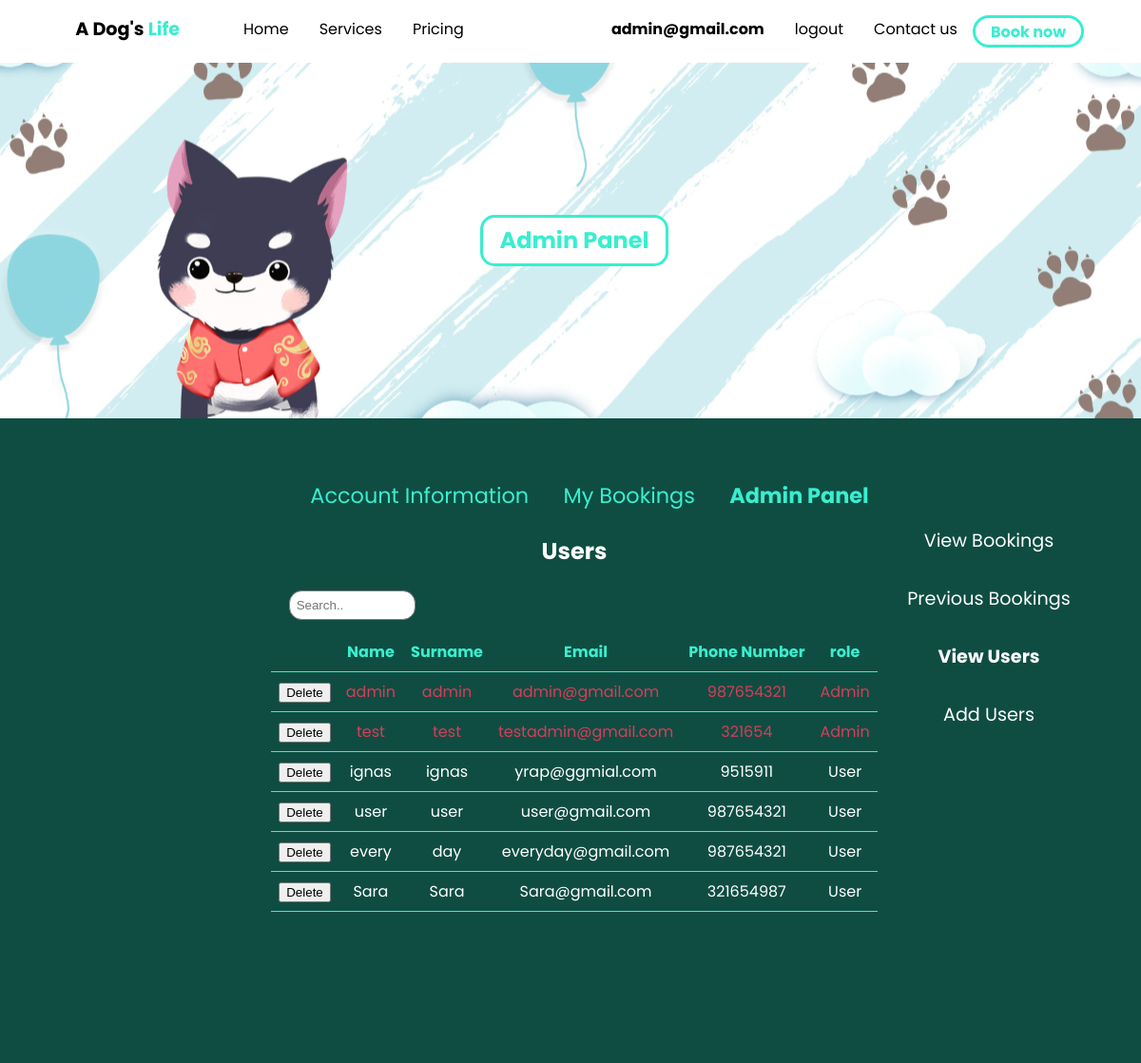
Screenshot of /php/account/admin/adminUsers.php (signed in) with the database file from the repository.
### tables this page shows
CREATE TABLE `users` (
  `user_id` int(6) NOT NULL,
  `name` varchar(20) NOT NULL,
  `surname` varchar(20) NOT NULL,
  `email` varchar(20) NOT NULL,
  `Pnumber` varchar(12) NOT NULL,
  `password` varchar(32) NOT NULL,
  `role` int(1) NOT NULL
);

### php/account/admin/adminUsers.php (the view, shortened to what this page needs)
<?php
require_once("../../../db/db_connect.php");
$userQuery = "SELECT * FROM users ORDER BY role ASC";
$result = mysqli_query($db, $userQuery);
$userRows = array();
if ($result->num_rows > 0) {
    while($row = $result->fetch_assoc()) {
        array_push($userRows, $row);
    }
}
?>
<!DOCTYPE html>
<html lang="en">
<head>
    <link rel="stylesheet" href="../../../css/account/admin/admin.css">
</head>
<body>
    <div class="navbar" id="home">
        <div class="container">
            <a class="logo" href="../../home.php">A Dog's <span>Life</span></a>
            <nav>
                <ul class="primary-nav">
                    <li><a href="../../home.php">Home</a></li>
                    <li><a href="../../services.php">Services</a></li>
                    <li><a href="../../pricing.php">Pricing</a></li>
                </ul>
                <ul class="secondary-nav">
                  <?php if(isset($_SESSION['email'])) : ?>
                      <li><strong><a href="../account-main.php"><?php echo $_SESSION['email']; ?></a></strong></li>
                      <li><a href="../../home.php?logout='1'">logout</a></li>
                  <?php else : ?>
                      <li><a href="../../loginform.php">Log In</a></li>
                      <li><a href="../../registerform.php">Register</a></li>
                  <?php endif; ?>
                  <li><a href="#contact-us">Contact us</a></li>
                  <li class="book-cta"><a href="../../booking.php">Book now</a></li>
                </ul>
            </nav>
        </div>
    </div>
  <section class="main-banner">
        <div class="container">
            <div class="center">
                <h1>Admin Panel</h1>
            </div>
        </div>
    </section>
  <section class="account-sec">
        <div class="container">
            <div class="nav">
                <ul>
                    <li><a href="../account-main.php" id="first-li">Account Information</a></li>
                    <li><a href="../comBookings.php">My Bookings</a></li>
                    <?php if(isset($_SESSION['admin'])) : ?>
                        <li><strong><a href="adminMain.php">Admin Panel</a></strong></li>
                    <?php endif; ?>
                </ul>
            </div>
            <div class="nav-right">
                <ul>
                    <li><a href="adminMain.php">View Bookings</a></li>
                    <li><a href="adminPrevBookings.php">Previous Bookings</a></li>
                    <li><strong><a href="adminUsers.php">View Users</a></strong></li>
                    <li><a href="addAdmin.php">Add Users</a></li>
                </ul>
            </div>
            <div class="main-box">
                <div class="flex-container">
                    <div class="users">
                        <h2>Users</h2>
                        <div class="inputContainer">
                            <input type="text" id="searchInput" placeholder="Search.." style="margin-right: 35em;">
                        </div>
                        <table id="users-info">
                            <thead>
                                <tr>
                                    <th scope="col"></th>
                                    <th scope="col">Name</th>
                                    <th scope="col">Surname</th>
                                    <th scope="col">Email</th>
                                    <th scope="col">Phone Number</th>
                                    <th scope="col">role</th>
                                </tr>
                            </thead>
                            <tbody id="fromDatabase">
                                <?php foreach($userRows as $key=>$val){ ?>
                                    <?php if ($val['role'] == '0') : ?>
                                        <tr class="rowAdmin">
                                            <td><input type="button" class="delete" value="Delete"></td>
                                            <td><?php echo $val['name']; ?></td>
                                            <td><?php echo $val['surname'];?></td>
                                            <td><?php echo $val['email']; ?></td>
                                            <td><?php echo $val['Pnumber']; ?></td>
                                            <td>Admin</td>
                                        </tr>
                                    <?php else : ?>
                                        <tr class="row">
                                            <td><input type="button" class="delete" value="Delete"></td>
                                            <td><?php echo $val['name']; ?></td>
                                            <td><?php echo $val['surname'];?></td>
                                            <td><?php echo $val['email']; ?></td>
                                            <td><?php echo $val['Pnumber']; ?></td>
                                            <td>User</td>
                                        </tr>
                                    <?php endif; ?>
                                <?php } ?>
                            </tbody>
                        </table>
                    </div>
                </div>
            </div>
        </div>
    </section>
</body>
</html>

### css/account/admin/admin.css (style rules this page uses)
:root { --primary-color: #39EECF; --secondary-color: #0f4d42; }
body { font-family: "Poppins"; background: #E2E2E2; margin: 0; }
.navbar { background-color: white; padding: 1em; }
.navbar .logo { font-weight: bold; font-size: 1.2em; margin-left: 1em; color: black; width: 120px; }
.navbar .logo span { color: var(--primary-color); }
.navbar nav { display: none; }
.navbar .container { display: -webkit-box; display: -ms-flexbox; display: flex; place-content: space-between; }
a { text-decoration: none; }
ul { list-style-type: none; margin: 0; padding: 0; }
section { padding: 5em 2em; }
.main-banner { background: url("../../../resources/assets/Services banner.svg") no-repeat; background-size: cover; background-position: center; text-align: center; }
.main-banner h1 { text-align: center; margin: auto; background: white; width: 8em; line-height: 2em; border: solid var(--primary-color); border-radius: 15px; color: var(--primary-color); }
.account-sec { background-color: var(--secondary-color); padding-top: 4em; padding-bottom: 70px h1; padding-bottom-text-align: center; padding-bottom-color: white; padding-bottom-font-weight: bold; padding-bottom-font-size: 2em; padding-bottom-margin-bottom: 2em; }
.account-sec .nav ul { float: center; text-align: center; }
.account-sec .nav ul li { display: inline-block; margin-left: 2em; }
.account-sec .nav ul li a { color: var(--primary-color); font-size: 1.4em; }
.account-sec .nav-right { position: relative; float: right; }
.account-sec .nav-right ul { position: absolute; display: block; right: -1em; top: 1em; }
.account-sec .nav-right ul li { margin-bottom: 2em; text-align: center; width: 15em; }
.account-sec .nav-right ul a { color: white; font-size: 1.2em; }
.account-sec .main-box { color: white; }
.account-sec .main-box .inputContainer { text-align: center; margin: 0 auto; }
.account-sec .main-box .inputContainer input { width: 10em; padding: .5em; border-radius: 1em; border: 1px solid gray; -webkit-box-sizing: border-box; box-sizing: border-box; margin-bottom: 1em; }
.account-sec .main-box .flex-container .users h2 { width: -webkit-fit-content; width: -moz-fit-content; width: fit-content; margin: 1em auto; }
.account-sec .main-box .flex-container .users table { margin: auto; border-collapse: collapse; }
.account-sec .main-box .flex-container .users table .rowAdmin { color: #D83D5A; }
.account-sec .main-box .flex-container .users table th, .account-sec .main-box .flex-container .users table td { padding: 8px; border-bottom: 1px solid var(--primary-color); }
.account-sec .main-box .flex-container .users table th { color: var(--primary-color); }
.account-sec .main-box .flex-container .users table td { text-align: center; }
nav { position: fixed; z-index: 500; width: 60%; right: 0; top: 0; background: var(--secondary-color); display: block; height: 100vh; padding: 1em; }
nav ul.primary-nav { margin-top: 5em; }
nav li a { color: white; display: block; padding: .6em; font-size: 1.2em; text-align: right; }
@media only screen and (min-width: 768px) { .navbar .container { display: -ms-grid; display: grid; -ms-grid-columns: 180px auto; grid-template-columns: 180px auto; -webkit-box-pack: unset; -ms-flex-pack: unset; justify-content: unset; } }
@media only screen and (min-width: 768px) { .navbar nav { display: -webkit-box; display: -ms-flexbox; display: flex; -webkit-box-pack: justify; -ms-flex-pack: justify; justify-content: space-between; position: unset; height: auto; background: none; height: auto; width: 100%; padding: 0; } }
@media only screen and (min-width: 768px) { .navbar nav ul { display: -webkit-box; display: -ms-flexbox; display: flex; } }
@media only screen and (min-width: 768px) { .navbar nav a { color: black; font-size: 1em; padding: .1em 1em; } }
@media only screen and (min-width: 768px) { .navbar nav ul.primary-nav { margin: 0; } }
@media only screen and (min-width: 768px) { .navbar nav li.book-cta a { font-weight: bold; border: solid var(--primary-color); border-radius: 5em; color: var(--primary-color); } }
@media only screen and (min-width: 1080px) { .container { width: 1080px; margin: 0 auto; } }
@media only screen and (min-width: 1080px) { section { padding: 10em 4em; } }

### rows the page displays
users: name "admin", surname "admin", email "admin@gmail.com", Pnumber "987654321"
users: name "test", surname "test", email "testadmin@gmail.com", Pnumber "321654"
users: name "ignas", surname "ignas", email "yrap@ggmial.com", Pnumber "9515911"
users: name "user", surname "user", email "user@gmail.com", Pnumber "987654321"
users: name "every", surname "day", email "everyday@gmail.com", Pnumber "987654321"
users: name "Sara", surname "Sara", email "Sara@gmail.com", Pnumber "321654987"

### other values shown
$_SESSION['email'] "admin@gmail.com"
